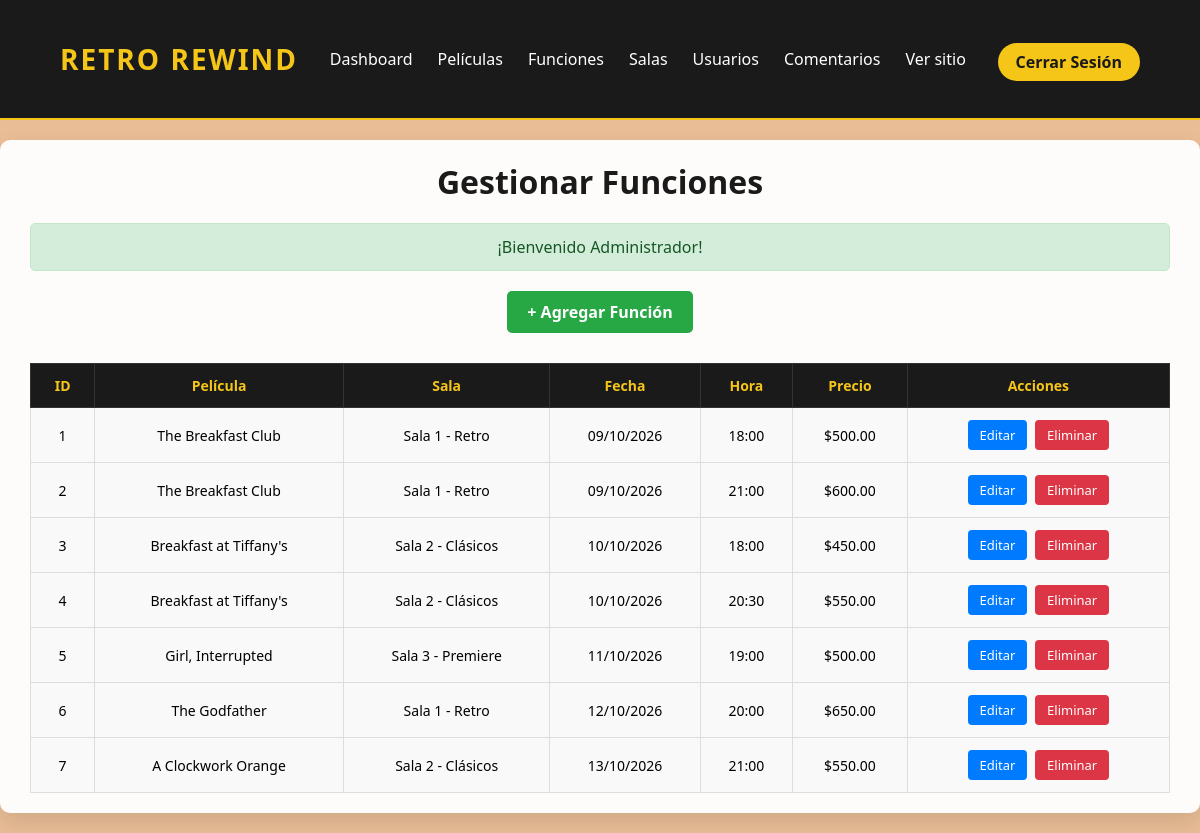
/public/?ruta=admin_funciones (signed in), run on the app's committed database.
### tables this page shows
CREATE TABLE `funciones` (
  `id_funcion` int(11) NOT NULL AUTO_INCREMENT,
  `id_pelicula` int(11) NOT NULL,
  `id_sala` int(11) NOT NULL,
  `fecha` date NOT NULL,
  `horario` time NOT NULL,
  `precio` decimal(10,2) NOT NULL,
  `activo` tinyint(1) NOT NULL DEFAULT 1,
  PRIMARY KEY (`id_funcion`),
  FOREIGN KEY (`id_pelicula`) REFERENCES `peliculas`(`id_pelicula`) ON DELETE RESTRICT,
  FOREIGN KEY (`id_sala`) REFERENCES `salas`(`id_sala`) ON DELETE RESTRICT
);

CREATE TABLE `peliculas` (
  `id_pelicula` int(11) NOT NULL AUTO_INCREMENT,
  `titulo` varchar(150) NOT NULL,
  `descripcion` text NOT NULL,
  `duracion` int(11) NOT NULL,
  `genero` varchar(50) NOT NULL,
  `clasificacion` varchar(10) NOT NULL,
  `anio_estreno` int(11) NOT NULL,
  `posterurl` varchar(255) NOT NULL,
  `trailerurl` varchar(255) DEFAULT NULL,
  `puntaje` decimal(3,1) DEFAULT NULL,
  `destacada` tinyint(1) NOT NULL DEFAULT 0,
  `activo` tinyint(1) NOT NULL DEFAULT 1,
  PRIMARY KEY (`id_pelicula`)
);

CREATE TABLE `salas` (
  `id_sala` int(11) NOT NULL AUTO_INCREMENT,
  `nombre` varchar(50) NOT NULL,
  `capacidad` int(11) NOT NULL,
  `activo` tinyint(1) NOT NULL DEFAULT 1,
  PRIMARY KEY (`id_sala`)
);

### controladores/AdminControlador.php (called while the page is built, shortened)
<?php
require_once __DIR__ . '/../models/FuncionModelo.php';
require_once __DIR__ . '/../helpers/funciones.php';
class AdminControlador {
    public function listarFunciones() {
        $funciones = FuncionModelo::obtenerTodas();
        $mensaje = getMensaje();
        require_once __DIR__ . '/../views/admin/funciones/listar.php';
    }
}
?>

### helpers/funciones.php (called while the page is built, shortened)
<?php
function getMensaje() {
    if (isset($_SESSION['mensaje'])) {
        $mensaje = $_SESSION['mensaje'];
        return $mensaje;
    }
    return null;
}
function formatearFecha($fecha, $formato = 'd/m/Y H:i') {
    $datetime = new DateTime($fecha);
    return $datetime->format($formato);
}
?>

### models/FuncionModelo.php (called while the page is built, shortened)
<?php
class FuncionModelo {
    public static function obtenerTodas($limit = null, $offset = null) {
        $db = ConexionBD::getInstancia()->getConexion();
        $sql = "SELECT f.*, p.titulo as pelicula_titulo, p.posterurl, s.nombre as sala_nombre
                FROM funciones f
                JOIN peliculas p ON f.id_pelicula = p.id_pelicula
                JOIN salas s ON f.id_sala = s.id_sala
                WHERE f.activo = 1 AND p.activo = 1 AND s.activo = 1
                ORDER BY f.fecha ASC, f.horario ASC";
        $stmt = $db->prepare($sql);
        $stmt->execute();
        return $stmt->fetchAll();
    }
}
?>

### views/admin/funciones/listar.php (the view, shortened to what this page needs)
<!DOCTYPE html>
<html lang="es">
<head>
    <link rel="stylesheet" href="<?php echo BASE_URL; ?>css/estilos.css">
</head>
<body>
    <header>
        <nav class="navbar">
            <h1><?php echo SITE_NAME; ?></h1>
            <ul>
                <li><a href="<?php echo BASE_URL; ?>?ruta=admin">Dashboard</a></li>
                <li><a href="<?php echo BASE_URL; ?>?ruta=admin_peliculas">Películas</a></li>
                <li><a href="<?php echo BASE_URL; ?>?ruta=admin_funciones">Funciones</a></li>
                <li><a href="<?php echo BASE_URL; ?>?ruta=admin_salas">Salas</a></li>
                <li><a href="<?php echo BASE_URL; ?>?ruta=admin_usuarios">Usuarios</a></li>
                <li><a href="<?php echo BASE_URL; ?>?ruta=admin_comentarios">Comentarios</a></li>
                <li><a href="<?php echo BASE_URL; ?>?ruta=home">Ver sitio</a></li>
            </ul>
            <div class="button">
                <a href="<?php echo BASE_URL; ?>?ruta=logout">
                    <p>Cerrar Sesión</p>
                </a>
            </div>
        </nav>
    </header>
    <div class="admin-section">
        <h1> Gestionar Funciones</h1>
        <?php if (isset($mensaje)): ?>
            <div class="mensaje <?php echo $mensaje['tipo']; ?>">
                <?php echo $mensaje['texto']; ?>
            </div>
        <?php endif; ?>
        <a href="<?php echo BASE_URL; ?>?ruta=admin_funciones_agregar" class="btn-add">+ Agregar Función</a>
        <table>
            <thead>
                <tr>
                    <th>ID</th>
                    <th>Película</th>
                    <th>Sala</th>
                    <th>Fecha</th>
                    <th>Hora</th>
                    <th>Precio</th>
                    <th>Acciones</th>
                </tr>
            </thead>
            <tbody>
                <?php foreach ($funciones as $funcion): ?>
                    <tr>
                        <td><?php echo $funcion['id_funcion']; ?></td>
                        <td><?php echo $funcion['pelicula_titulo']; ?></td>
                        <td><?php echo $funcion['sala_nombre']; ?></td>
                        <td><?php echo formatearFecha($funcion['fecha'], 'd/m/Y'); ?></td>
                        <td><?php echo substr($funcion['horario'], 0, 5); ?></td>
                        <td>$<?php echo number_format($funcion['precio'], 2); ?></td>
                        <td>
                            <a href="<?php echo BASE_URL; ?>?ruta=admin_funciones_editar&id=<?php echo $funcion['id_funcion']; ?>" class="btn-edit">Editar</a>
                            <a href="<?php echo BASE_URL; ?>?ruta=admin_funciones_eliminar&id=<?php echo $funcion['id_funcion']; ?>" class="btn-delete" onclick="return confirm('¿Eliminar esta función?')">Eliminar</a>
                        </td>
                    </tr>
                <?php endforeach; ?>
            </tbody>
        </table>
    </div>
</body>
</html>

### public/css/estilos.css (style rules this page uses)
* { margin: 0; padding: 0; box-sizing: border-box; }
body { background-color: #e9bd96; text-align: center; margin: 0; padding: 0; font-family: 'Segoe UI', Tahoma, Geneva, Verdana, sans-serif; padding-top: 120px; }
a { text-decoration: none; }
.navbar { position: fixed; top: 0; width: 100%; height: 120px; z-index: 1000; background-color: #1a1a1a; border-bottom: 2px solid #f5c518; display: flex; align-items: center; justify-content: space-between; padding: 0 5%; flex-wrap: wrap; gap: 15px; box-sizing: border-box; }
.navbar h1 { color: #f5c518; margin: 0; font-size: 28px; letter-spacing: 2px; width: auto; font-weight: 700; }
.navbar ul { display: flex; list-style: none; margin: 0; padding: 0; gap: 25px; flex-wrap: wrap; justify-content: center; }
.navbar ul li a { color: white; text-decoration: none; font-weight: 500; font-size: 16px; transition: 0.3s; }
.button { background-color: #f5c518; padding: 8px 18px; border-radius: 30px; transition: 0.3s; flex-shrink: 0; white-space: nowrap; margin-top: 5px; }
.button a { text-decoration: none; color: #1a1a1a; font-weight: bold; }
.button a p { margin: 0; }
.mensaje { padding: 12px 20px; margin-bottom: 20px; border-radius: 5px; font-weight: 500; text-align: center; }
.mensaje.success { background-color: #d4edda; color: #155724; border: 1px solid #c3e6cb; }
.admin-dashboard, .admin-section, .admin-form { max-width: 1200px; margin: 20px auto; padding: 20px 30px; background: rgba(255, 255, 255, 0.95); border-radius: 10px; box-shadow: 0 10px 25px rgba(0, 0, 0, 0.1); }
.admin-dashboard h1, .admin-section h1, .admin-form h1 { font-size: 2rem; color: #1a1a1a; margin-bottom: 20px; }
.admin-section table { width: 100%; border-collapse: collapse; font-size: 14px; margin-top: 15px; }
.admin-section th { background-color: #1a1a1a; color: #f5c518; padding: 12px; text-align: center; border: 1px solid #333; }
.admin-section td { padding: 10px; text-align: center; border: 1px solid #ddd; background-color: #f9f9f9; }
.btn-add { display: inline-block; background-color: #28a745; color: white; padding: 10px 20px; border-radius: 5px; font-weight: bold; margin-bottom: 15px; transition: 0.3s; border: none; cursor: pointer; }
.btn-edit { display: inline-block; background-color: #007bff; color: white; padding: 6px 12px; border-radius: 4px; font-size: 13px; transition: 0.3s; margin: 2px; }
.btn-delete { display: inline-block; background-color: #dc3545; color: white; padding: 6px 12px; border-radius: 4px; font-size: 13px; transition: 0.3s; margin: 2px; }

### data on the page
funciones: id_funcion "1", id_pelicula.titulo "The Breakfast Club", id_sala.nombre "Sala 1 - Retro", fecha "09/10/2026", horario "18:00", precio "500.00"
funciones: id_funcion "2", id_pelicula.titulo "The Breakfast Club", id_sala.nombre "Sala 1 - Retro", fecha "09/10/2026", horario "21:00", precio "600.00"
funciones: id_funcion "3", id_pelicula.titulo "Breakfast at Tiffany's", id_sala.nombre "Sala 2 - Clásicos", fecha "10/10/2026", horario "18:00", precio "450.00"
funciones: id_funcion "4", id_pelicula.titulo "Breakfast at Tiffany's", id_sala.nombre "Sala 2 - Clásicos", fecha "10/10/2026", horario "20:30", precio "550.00"
funciones: id_funcion "5", id_pelicula.titulo "Girl, Interrupted", id_sala.nombre "Sala 3 - Premiere", fecha "11/10/2026", horario "19:00", precio "500.00"
funciones: id_funcion "6", id_pelicula.titulo "The Godfather", id_sala.nombre "Sala 1 - Retro", fecha "12/10/2026", horario "20:00", precio "650.00"
funciones: id_funcion "7", id_pelicula.titulo "A Clockwork Orange", id_sala.nombre "Sala 2 - Clásicos", fecha "13/10/2026", horario "21:00", precio "550.00"

### other printed values
SITE_NAME "RETRO REWIND"
$mensaje['texto'] "¡Bienvenido Administrador!"
